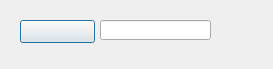
<?xml version="1.0" encoding="UTF-8"?>
<ui version="4.0">
 <class>FindDialog</class>
 <widget class="QDialog" name="FindDialog">
  <property name="geometry">
   <rect>
    <x>0</x>
    <y>0</y>
    <width>273</width>
    <height>69</height>
   </rect>
  </property>
  <property name="windowTitle">
   <string>搜索</string>
  </property>
  <widget class="QLineEdit" name="m_pSearchLineEdit">
   <property name="geometry">
    <rect>
     <x>100</x>
     <y>20</y>
     <width>111</width>
     <height>20</height>
    </rect>
   </property>
  </widget>
  <widget class="QPushButton" name="pSearchButton">
   <property name="geometry">
    <rect>
     <x>20</x>
     <y>20</y>
     <width>75</width>
     <height>23</height>
    </rect>
   </property>
   <property name="text">
    <string/>
   </property>
  </widget>
  <widget class="QWidget" name="horizontalLayoutWidget">
   <property name="geometry">
    <rect>
     <x>100</x>
     <y>50</y>
     <width>160</width>
     <height>21</height>
    </rect>
   </property>
   <layout class="QHBoxLayout" name="pSearchLayout"/>
  </widget>
 </widget>
 <resources/>
 <connections/>
</ui>
